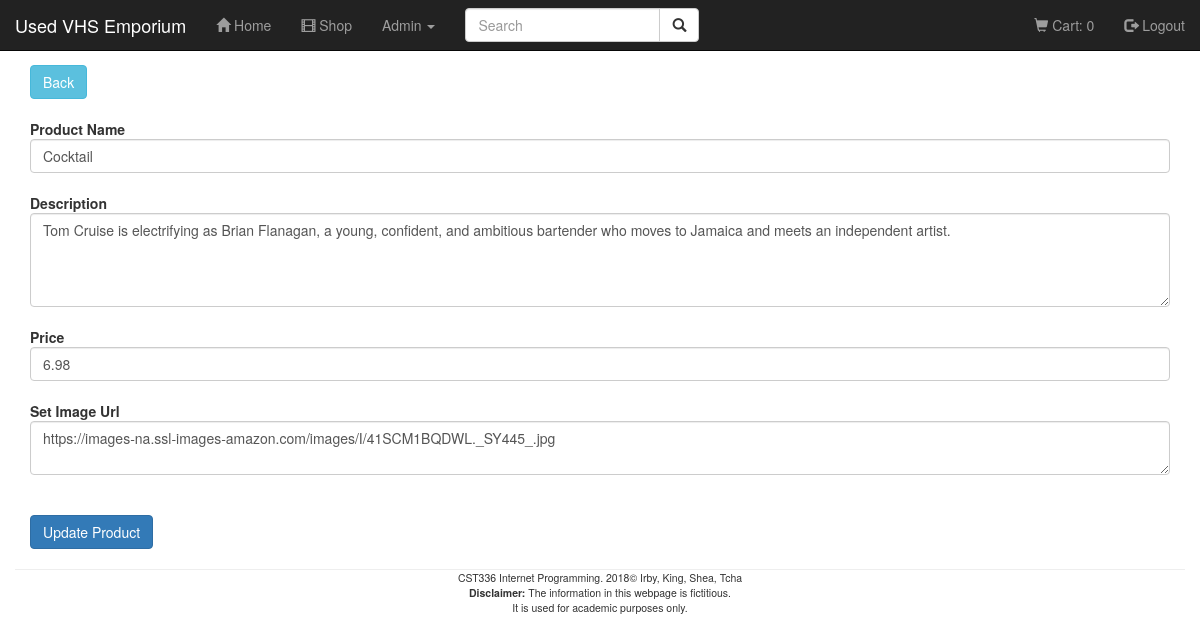
Screenshot of /final-project/updateProduct.php?productId=1 (signed in) with the database file from the repository.
### tables this page shows
CREATE TABLE product
(
 productId   INT NOT NULL AUTO_INCREMENT ,
 NAME        VARCHAR(45) NOT NULL ,
 description VARCHAR(350) NOT NULL ,
 imageURL    VARCHAR(100) NOT NULL ,
 price       DECIMAL(10,2) NOT NULL ,
PRIMARY KEY (productId)
);

### final-project/updateProduct.php (the view, shortened to what this page needs)
<?php
    include 'inc/header.php';
    $conn = getDatabaseConnection();
    if (isset($_GET['productId'])) {
        $product = getProductInfo();
    }
    function getProductInfo() {
        global $conn;
        $sql = "SELECT *
                FROM product
                WHERE productId = " . $_GET['productId'];
        $stmt = $conn->prepare($sql);
        $stmt->execute();
        $record = $stmt->fetch(PDO::FETCH_ASSOC);
        return $record;
    }
?>
    <div class='container'>
        <a href="products.php" class="btn btn-info" role="button">Back</a>
        <br /><br />
        <form>
            <strong>Product Name</strong> <input type="text" class="form-control" value="<?=$product['NAME']?>" name="NAME"><br />
            <strong>Description</strong> <textarea name="description" class="form-control" cols="50" rows ="4"><?=$product['description']?></textarea><br />
            <strong>Price</strong> <input type="text" class="form-control" name="price" value= "<?=$product['price']?>"> <br />
            <strong>Set Image Url</strong> <textarea name="imageURL" class="form-control" cols="50" rows ="2"><?=$product['imageURL']?></textarea><br />
            <br />
            <input type="submit" class="btn btn-primary" name="updateProduct" value="Update Product">
        </form>
    </div>
 <?php
    include 'inc/footer.php';
?>

### final-project/css/styles.css (style rules this page uses)
body { padding-top: 65px; }

### rows the page displays
product: NAME "Cocktail", description "Tom Cruise is electrifying as Brian Flanagan, a young, confident, and ambitious bartender who moves to Jamaica and meets an independent artist.", price "6.98", imageURL "https://images-na.ssl-images-amazon.com/images/I/41SCM1BQDWL._SY445_.jpg"

### other values shown
cartCount() "0"
